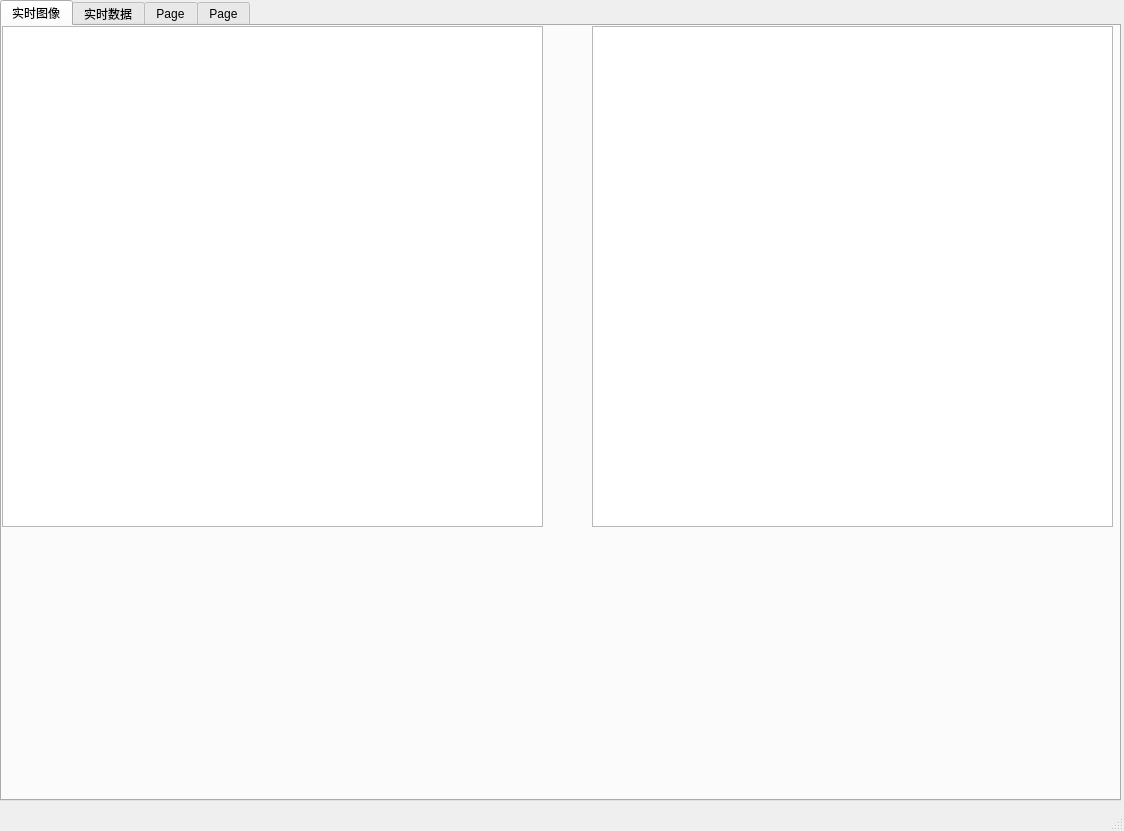
<?xml version="1.0" encoding="UTF-8"?>
<ui version="4.0">
 <class>MainWindow</class>
 <widget class="QMainWindow" name="MainWindow">
  <property name="geometry">
   <rect>
    <x>0</x>
    <y>0</y>
    <width>1124</width>
    <height>831</height>
   </rect>
  </property>
  <property name="windowTitle">
   <string>MainWindow</string>
  </property>
  <widget class="QWidget" name="centralwidget">
   <widget class="QTabWidget" name="tabWidget">
    <property name="geometry">
     <rect>
      <x>0</x>
      <y>0</y>
      <width>1121</width>
      <height>801</height>
     </rect>
    </property>
    <property name="currentIndex">
     <number>0</number>
    </property>
    <widget class="QWidget" name="tab">
     <attribute name="title">
      <string>实时图像</string>
     </attribute>
     <widget class="QGraphicsView" name="graphicsView_2">
      <property name="geometry">
       <rect>
        <x>590</x>
        <y>0</y>
        <width>521</width>
        <height>501</height>
       </rect>
      </property>
     </widget>
     <widget class="QGraphicsView" name="graphicsView_3">
      <property name="geometry">
       <rect>
        <x>0</x>
        <y>0</y>
        <width>541</width>
        <height>501</height>
       </rect>
      </property>
     </widget>
    </widget>
    <widget class="QWidget" name="tab_2">
     <attribute name="title">
      <string>实时数据</string>
     </attribute>
     <widget class="QGraphicsView" name="graphicsView">
      <property name="geometry">
       <rect>
        <x>0</x>
        <y>0</y>
        <width>1121</width>
        <height>491</height>
       </rect>
      </property>
      <property name="styleSheet">
       <string notr="true"/>
      </property>
     </widget>
    </widget>
    <widget class="QWidget" name="tab_5">
     <attribute name="title">
      <string>Page</string>
     </attribute>
    </widget>
    <widget class="QWidget" name="tab_6">
     <attribute name="title">
      <string>Page</string>
     </attribute>
    </widget>
   </widget>
  </widget>
  <widget class="QMenuBar" name="menubar">
   <property name="geometry">
    <rect>
     <x>0</x>
     <y>0</y>
     <width>1124</width>
     <height>30</height>
    </rect>
   </property>
  </widget>
  <widget class="QStatusBar" name="statusbar"/>
 </widget>
 <resources>
  <include location="C:/Users/陈尚均/Desktop/图片/1.qrc"/>
 </resources>
 <connections/>
</ui>
